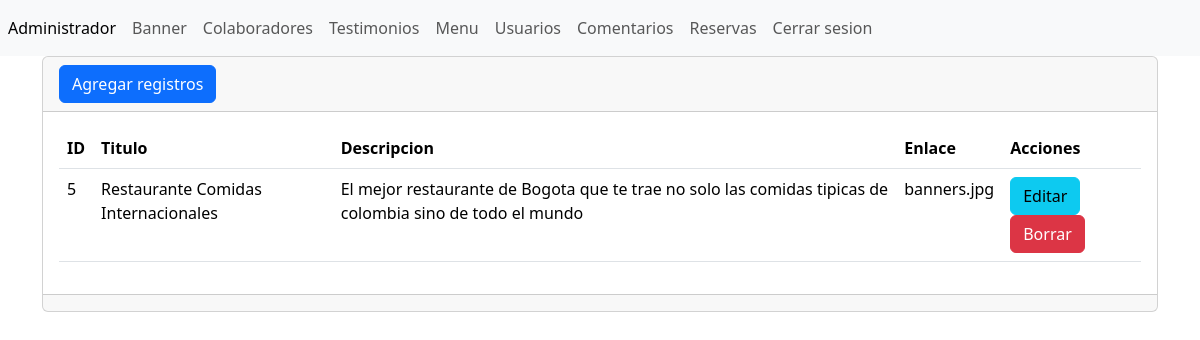
Page /admin/seccion/banners/index.php on the committed database.
### tables this page shows
CREATE TABLE `banner` (
  `id` int(11) NOT NULL,
  `titulo` varchar(255) NOT NULL,
  `descripcion` varchar(255) NOT NULL,
  `link` varchar(255) NOT NULL
);

### admin/seccion/banners/index.php (the view, shortened to what this page needs)
<?php
include("../../bd.php");
$sentencia=$pdo->prepare("SELECT * FROM banner;");
$sentencia->execute();
$resultado=$sentencia->fetchAll(PDO::FETCH_ASSOC);
?>
<!doctype html>
<html lang="en">
<head>
    <link
        href="https://cdn.jsdelivr.net/npm/bootstrap@5.3.2/dist/css/bootstrap.min.css"
        rel="stylesheet"
 />
</head>
<body>
    <header>
        <?php include("../../templates/header.php"); ?>
    </header>
    <main>
        <section class="container">
            <div class="card">
                <div class="card-header">
                    <a name="" id="" class="btn btn-primary" href="crear.php" role="button">Agregar registros</a>
                </div>
                <div class="card-body">
                    <div
                        class="table-responsive-sm">
                        <table
                            class="table">
                            <thead>
                                <tr>
                                    <th scope="col">ID</th>
                                    <th scope="col">Titulo</th>
                                    <th scope="col">Descripcion</th>
                                    <th scope="col">Enlace</th>
                                    <th scope="col">Acciones</th>
                                </tr>
                            </thead>
                            <tbody>
                                <?php foreach($resultado as $key => $value):?>
                                <tr class="">
                                    <td><?php echo $value["id"];?></td>
                                    <td><?php echo $value["titulo"];?></td>
                                    <td><?php echo $value["descripcion"];?></td>
                                    <td><?php echo $value["link"];?></td>
                                    <td>
                                        <a name="" id="" class="btn btn-info" href="editar.php?txtID=<?php echo $value["id"]; ?>" role="button">Editar</a>
                                        <a name="" id="" class="btn btn-danger" href="index.php?txtID= <?php echo $value["id"];?>" role="button">Borrar</a>
                                    </td>
                                </tr>
                                <?php endforeach; ?>
                            </tbody>
                        </table>
                    </div>
                </div>
                <div class="card-footer text-muted"></div>
            </div>
        </section>
    </main>
</body>
</html>

### rows in the picture
banner: id "5", titulo "Restaurante Comidas Internacionales", descripcion "El mejor restaurante de Bogota que te trae no solo las comidas tipicas de colombia sino de todo el mundo", link "banners.jpg"
